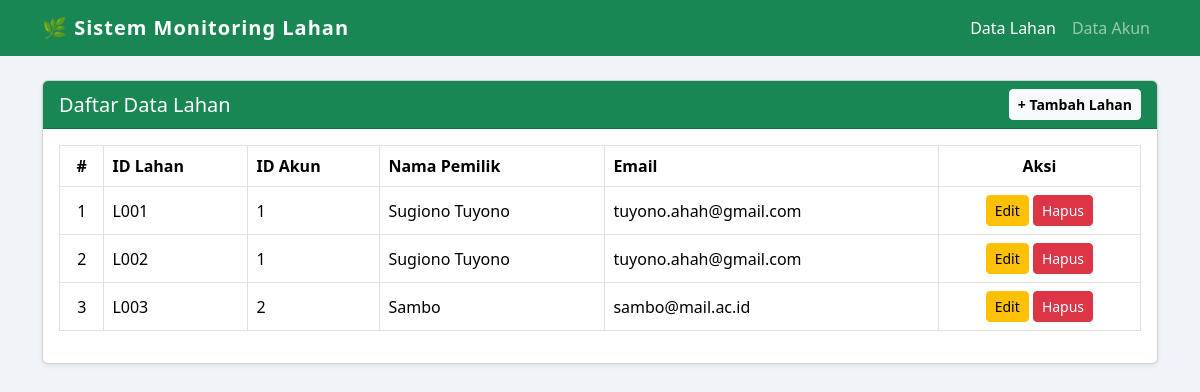
The page / on the database its author committed.
### tables this page shows
CREATE TABLE `lahan` (
  `ID_lahan` varchar(4) NOT NULL,
  `ID_akun` int(11) NOT NULL
);

CREATE TABLE `akun` (
  `ID_akun` int(11) NOT NULL,
  `nama` varchar(50) NOT NULL,
  `email` varchar(50) NOT NULL
);

### index.php (the view, shortened to what this page needs)
<?php
require_once 'koneksi.php';
$sql    = "SELECT l.ID_lahan, a.ID_akun, a.nama, a.email
           FROM lahan l
           INNER JOIN akun a ON l.ID_akun = a.ID_akun
           ORDER BY l.ID_lahan ASC";
$result = $koneksi->query($sql);
?>
<!DOCTYPE html>
<html lang="id">
<head>
    <link href="https://cdn.jsdelivr.net/npm/bootstrap@5.3.3/dist/css/bootstrap.min.css" rel="stylesheet">
</head>
<body>
<nav class="navbar navbar-expand-lg navbar-dark bg-success">
    <div class="container">
        <a class="navbar-brand brand-title" href="index.php">🌿 Sistem Monitoring Lahan</a>
        <div class="collapse navbar-collapse" id="navMenu">
            <ul class="navbar-nav ms-auto">
                <li class="nav-item">
                    <a class="nav-link active" href="index.php">Data Lahan</a>
                </li>
                <li class="nav-item">
                    <a class="nav-link" href="akun.php">Data Akun</a>
                </li>
            </ul>
        </div>
    </div>
</nav>
<div class="container mt-4">
    <div class="row">
        <div class="col-md-12">
            <div class="card shadow-sm">
                <div class="card-header bg-success text-white d-flex justify-content-between align-items-center">
                    <h5 class="mb-0">Daftar Data Lahan</h5>
                    <a href="tambah_lahan.php" class="btn btn-light btn-sm fw-semibold">+ Tambah Lahan</a>
                </div>
                <div class="card-body">
                    <div class="table-responsive">
                        <table class="table table-bordered table-hover align-middle">
                            <thead>
                                <tr>
                                    <th class="text-center">#</th>
                                    <th>ID Lahan</th>
                                    <th>ID Akun</th>
                                    <th>Nama Pemilik</th>
                                    <th>Email</th>
                                    <th class="text-center">Aksi</th>
                                </tr>
                            </thead>
                            <tbody>
                                <?php if ($result && $result->num_rows > 0): ?>
                                    <?php $no = 1; while ($row = $result->fetch_assoc()): ?>
                                        <tr>
                                            <td class="text-center"><?= $no++ ?></td>
                                            <td><?= htmlspecialchars($row['ID_lahan']) ?></td>
                                            <td><?= htmlspecialchars($row['ID_akun']) ?></td>
                                            <td><?= htmlspecialchars($row['nama']) ?></td>
                                            <td><?= htmlspecialchars($row['email']) ?></td>
                                            <td class="text-center">
                                                <a href="edit_lahan.php?id=<?= urlencode($row['ID_lahan']) ?>" class="btn btn-warning btn-sm">Edit</a>
                                                <button class="btn btn-danger btn-sm btn-hapus"
                                                        data-id="<?= htmlspecialchars($row['ID_lahan']) ?>">
                                                    Hapus
                                                </button>
                                            </td>
                                        </tr>
                                    <?php endwhile; ?>
                                <?php else: ?>
                                    <tr>
                                        <td colspan="6" class="text-center text-muted">Belum ada data lahan.</td>
                                    </tr>
                                <?php endif; ?>
                            </tbody>
                        </table>
                    </div>
                </div>
            </div>
        </div>
    </div>
</div>
</body>
</html>

### index.php (style rules this page uses)
body { background-color: #f0f4f8; }
.table thead { background-color: #198754; color: #fff; }
.brand-title { font-weight: 700; letter-spacing: 1px; }

### rows shown on the page
lahan: ID_lahan "L001", ID_akun.ID_akun "1", ID_akun.nama "Sugiono Tuyono", ID_akun.email "tuyono.ahah@gmail.com"
lahan: ID_lahan "L002", ID_akun.ID_akun "1", ID_akun.nama "Sugiono Tuyono", ID_akun.email "tuyono.ahah@gmail.com"
lahan: ID_lahan "L003", ID_akun.ID_akun "2", ID_akun.nama "Sambo", ID_akun.email "sambo@mail.ac.id"
